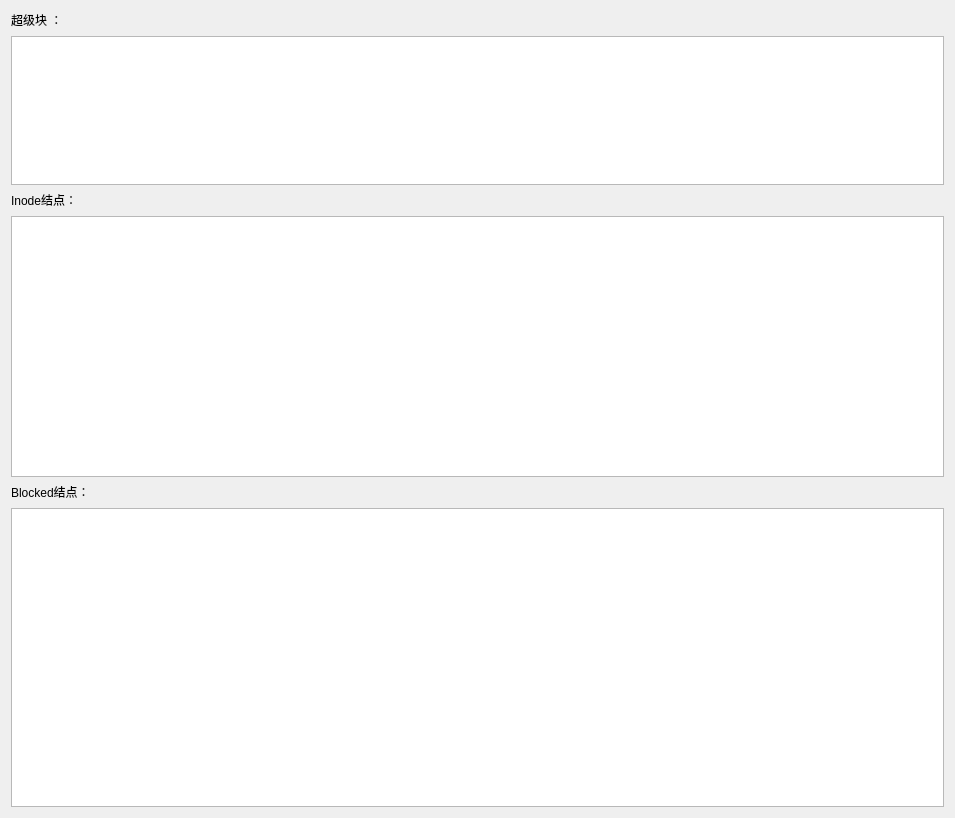
<?xml version="1.0" encoding="UTF-8"?>
<ui version="4.0">
 <class>ViewBlock</class>
 <widget class="QWidget" name="ViewBlock">
  <property name="geometry">
   <rect>
    <x>0</x>
    <y>0</y>
    <width>955</width>
    <height>818</height>
   </rect>
  </property>
  <property name="windowTitle">
   <string>ViewBlock</string>
  </property>
  <layout class="QGridLayout" name="gridLayout">
   <item row="0" column="0">
    <layout class="QVBoxLayout" name="verticalLayout" stretch="1,8,1,14,1,16">
     <item>
      <widget class="QLabel" name="label">
       <property name="text">
        <string>&lt;html&gt;&lt;head/&gt;&lt;body&gt;&lt;p&gt;超级块 ：&lt;/p&gt;&lt;/body&gt;&lt;/html&gt;</string>
       </property>
      </widget>
     </item>
     <item>
      <layout class="QHBoxLayout" name="horizontalLayout">
       <item>
        <widget class="QListView" name="listView"/>
       </item>
      </layout>
     </item>
     <item>
      <widget class="QLabel" name="label_2">
       <property name="text">
        <string>&lt;html&gt;&lt;head/&gt;&lt;body&gt;&lt;p&gt;Inode结点：&lt;/p&gt;&lt;/body&gt;&lt;/html&gt;</string>
       </property>
      </widget>
     </item>
     <item>
      <layout class="QHBoxLayout" name="horizontalLayout_2">
       <item>
        <widget class="QTableView" name="inodeView"/>
       </item>
      </layout>
     </item>
     <item>
      <widget class="QLabel" name="label_3">
       <property name="text">
        <string>&lt;html&gt;&lt;head/&gt;&lt;body&gt;&lt;p&gt;Blocked结点：&lt;/p&gt;&lt;/body&gt;&lt;/html&gt;</string>
       </property>
      </widget>
     </item>
     <item>
      <layout class="QHBoxLayout" name="horizontalLayout_3">
       <item>
        <widget class="QTableView" name="blockView"/>
       </item>
      </layout>
     </item>
    </layout>
   </item>
  </layout>
 </widget>
 <layoutdefault spacing="6" margin="11"/>
 <resources/>
 <connections/>
</ui>
